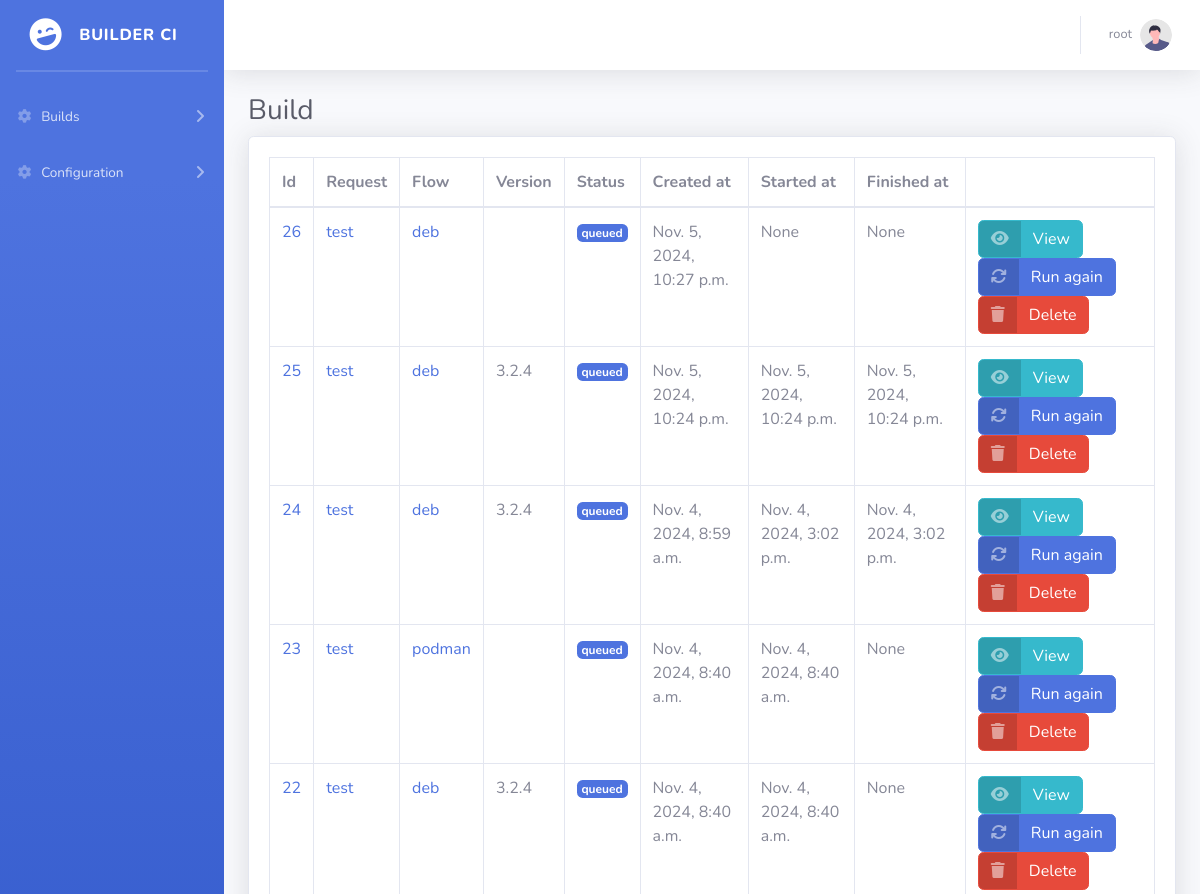
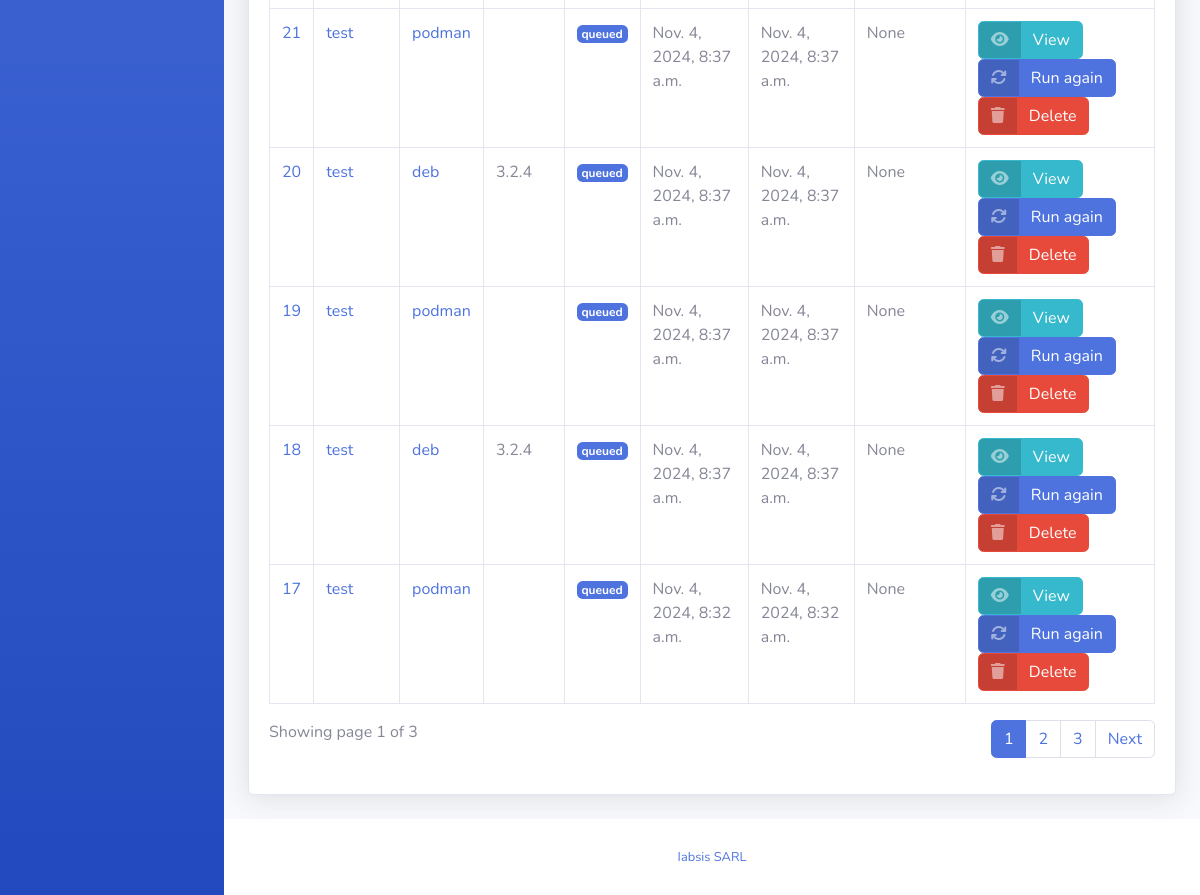
Screenshot of /build/ (signed in) with the database file from the repository (2 pictures, top to bottom).
### build/models.py (models this page shows, shortened)
class Build(models.Model):
    request = models.ForeignKey('BuildRequest', blank=True, on_delete=models.CASCADE)
    flow = models.ForeignKey('flow.Flow', on_delete=models.CASCADE)
    version = models.CharField(max_length=100, blank=True)
    celery_task = models.ForeignKey(TaskResult, on_delete=models.SET_NULL, blank=True, null=True)
    meta = models.JSONField(default=dict, validators=[validations.validate_dict])
    created_at = models.DateTimeField(auto_now_add=True)
    updated_at = models.DateTimeField(auto_now=True)
    started_at = models.DateTimeField(null=True, blank=True)
    finished_at = models.DateTimeField(null=True, blank=True)
    status = models.CharField(choices=Status.choices, max_length=10, default=Status.queued)
    class Meta:
        ordering = ['-created_at']

class BuildRequest(models.Model):
    name = models.SlugField(max_length=150)
    fetch_method = models.CharField(choices=SourceFetchMode.choices, max_length=50, default=SourceFetchMode.GIT)
    url = models.CharField(max_length=150)
    branch = models.CharField(max_length=50)
    mode = models.CharField(choices=BuildRequestMode.choices, max_length=50, default=BuildRequestMode.ONE_TIME)
    flows = models.ManyToManyField('flow.Flow', blank=True)
    created_at = models.DateTimeField(auto_now_add=True)
    updated_at = models.DateTimeField(auto_now=True)
    options = models.JSONField(default=dict, null=True, blank=True, validators=[validations.validate_dict])
    def __str__(self):
        return self.name

### flow/models.py (models this page shows, shortened)
class Flow(models.Model):
    name = models.CharField(max_length=40)
    version_file = models.CharField(max_length=100)
    version_regex = models.CharField(max_length=150, help_text="Define regex with one capturing group.", validators=[validator.validate_regex_pattern])
    version_mandatory = models.BooleanField(default=True, help_text="Define if build failes if version is not found")
    def __str__(self):
        return self.name
    class Meta:
        ordering = ['pk']

### sbadmin2/views.py (the view)
class GenericViewList(LoginRequiredMixin, FilterView):
    paginate_by = 10
    show_filter = True
    @property
    def view_url(self):
        return resolve(
            self.request.path_info).url_name + '_view'
    @property
    def create_url(self):
        return resolve(
          self.request.path_info).url_name + '_create'
    @property
    def delete_url(self):
        return resolve(
          self.request.path_info).url_name + '_delete'
    @property
    def update_url(self):
        return resolve(
          self.request.path_info).url_name + '_update'
    def get_filterset_class(self):
        filtered_fields = []
        for field in self.model._meta.fields:
            if isinstance(field, models.CharField):
                filtered_fields.append(field.name)
            if isinstance(field, models.ForeignKey):
                filtered_fields.append(field.name)
        return filterset_factory(model=self.model, fields=filtered_fields)
    def get_context_data(self, **kwargs):
        context = super().get_context_data(**kwargs)
        context['title'] = self.model.__name__
        context['field_list'] = [
            field.name for field in self.model._meta.fields]
        if named_url_exist(self.create_url):
            context['create_url'] = self.create_url
        if named_url_exist(self.delete_url):
            context['delete_url'] = self.delete_url
        if named_url_exist(self.update_url):
            context['update_url'] = self.update_url
        if named_url_exist(self.view_url):
            context['view_url'] = self.view_url
        filter_dict = self.filterset.data.copy()
        if filter_dict.get('page'):
            del filter_dict['page']
        context['filter_args'] = "&" + "&".join([f"{key}={value}" for key, value in filter_dict.items()])
        context['filter_active'] = len(filter_dict)
        context['show_filter'] = self.show_filter
        return context
    def get_template_names(self):
        app_label = self.model._meta.app_label
        model_name = self.model._meta.model_name
        default_template_name = f"{app_label}/{model_name}_list.html"
        try:
            get_template(default_template_name)
            return [default_template_name]
        except TemplateDoesNotExist:
            if settings.DEBUG:
                logger.info(f"{default_template_name} not found, falling to default")
            return ['list.html']

### build/templatetags/build.py (called while the page is built)
@register.filter
def status_badge(status):
    template = get_template("components/badge.html")
    color = 'secondary'
    if status == Status.failed:
        color = 'danger'
    if status == Status.success:
        color = 'success'
    if status in [Status.warning, Status.duplicate]:
        color = 'warning'
    if status == Status.queued:
        color = 'primary'
    return template.render({"text": status, "color": color})

### sbadmin2/views.py (called while the page is built)
def named_url_exist(name):
    for x in get_resolver(None).reverse_dict.items():
        if x[0] == name:
            return True
    return False

### build/templates/build/build_list.html (shortened to what this page needs)
{% extends "layouts/base.html" %}
{% load static %}
{% load table %}
{% load build %}
{% block content %}
<div class="container-fluid">
    <h1 class="h3 mb-2 text-gray-800">{{title}}</h1>
    <div class="card shadow mb-4">
        <div class="card-body">
            <div class="table-responsive">
                <table class="table table-bordered" id="dataTable" width="100%" cellspacing="0">
                    <thead>
                        <tr>
                            <th>Id</th>
                            <th>Request</th>
                            <th>Flow</th>
                            <th>Version</th>
                            <th>Status</th>
                            <th>Created at</th>
                            <th>Started at</th>
                            <th>Finished at</th>
                            <th></th>
                        </tr>
                    </thead>
                    <tbody>
                        {% for obj in object_list %}
                        <tr>
                            <td>
                                {% if view_url %}
                                    <a href="{% url view_url obj.pk %}">
                                        {{ obj.pk }}
                                    </a>
                                {% else %}
                                    {{ obj.pk }}
                                {% endif %}
                            </td>
                            <td>
                                <a href="{% url 'request' %}?name={{ obj.request.name }}">
                                    {{ obj.request }}</td>
                            <td>
                                <a href="{% url 'flow_update' obj.flow.pk %}">
                                    {{ obj.flow }}
                                </a>
                            </td>
                            <td>{{ obj.version }}</td>
                            <td>{{ obj.status|status_badge }}</td>
                            <td>{{ obj.created_at }}</td>
                            <td>{{ obj.started_at }}</td>
                            <td>{{ obj.finished_at }}</td>
                            <td>
                                {% if view_url %}
                                <a href="{% url view_url obj.pk %}" class="btn btn-info btn-icon-split">
                                    <span class="icon text-white-50">
                                        <i class="fas fa-eye"></i>
                                    </span>
                                    <span class="text">View</span>
                                </a>
                                {% endif %}
                                <a href="{% url 'build_run' obj.pk %}" class="btn btn-primary btn-icon-split">
                                    <span class="icon text-white-50">
                                        <i class="fas fa-refresh"></i>
                                    </span>
                                    <span class="text">
                                        Run again
                                    </span>
                                </a>
                                {% if delete_url %}
                                <a href="{% url delete_url obj.pk %}" class="btn btn-danger btn-icon-split">
                                    <span class="icon text-white-50">
                                        <i class="fas fa-trash"></i>
                                    </span>
                                    <span class="text">Delete</span>
                                </a>
                                {% endif %}
                            </td>
                        </tr>
                        {% endfor %}
                    </tbody>
                </table>
            </div>
            {% include 'includes/pagination.html' %}
        </div>
    </div>
</div>
{% endblock content %}

### core/templates/includes/nav/profile.html (shortened to what this page needs)
{% load static %}
<li class="nav-item dropdown no-arrow">
    <a class="nav-link dropdown-toggle" href="#" id="userDropdown" role="button" data-toggle="dropdown"
        aria-haspopup="true" aria-expanded="false">
        <span class="mr-2 d-none d-lg-inline text-gray-600 small">{{request.user}}</span>
        <img class="img-profile rounded-circle" src="{% static 'img/undraw_profile.svg' %}">
    </a>
</li>

### build/templates/components/badge.html
<span class="badge badge-{{color}}">{{text}}</span>

### rows the page displays
Build: pk "26", request "test", flow "deb", status "queued", created_at "Nov. 5, 2024, 10:27 p.m.", started_at "None", finished_at "None"
Build: pk "25", request "test", flow "deb", version "3.2.4", status "queued", created_at "Nov. 5, 2024, 10:24 p.m.", started_at "Nov. 5, 2024, 10:24 p.m.", finished_at "Nov. 5, 2024, 10:24 p.m."
Build: pk "24", request "test", flow "deb", version "3.2.4", status "queued", created_at "Nov. 4, 2024, 8:59 a.m.", started_at "Nov. 4, 2024, 3:02 p.m.", finished_at "Nov. 4, 2024, 3:02 p.m."
Build: pk "23", request "test", flow "podman", status "queued", created_at "Nov. 4, 2024, 8:40 a.m.", started_at "Nov. 4, 2024, 8:40 a.m.", finished_at "None"
Build: pk "22", request "test", flow "deb", version "3.2.4", status "queued", created_at "Nov. 4, 2024, 8:40 a.m.", started_at "Nov. 4, 2024, 8:40 a.m.", finished_at "None"
Build: pk "21", request "test", flow "podman", status "queued", created_at "Nov. 4, 2024, 8:37 a.m.", started_at "Nov. 4, 2024, 8:37 a.m.", finished_at "None"
Build: pk "20", request "test", flow "deb", version "3.2.4", status "queued", created_at "Nov. 4, 2024, 8:37 a.m.", started_at "Nov. 4, 2024, 8:37 a.m.", finished_at "None"
Build: pk "19", request "test", flow "podman", status "queued", created_at "Nov. 4, 2024, 8:37 a.m.", started_at "Nov. 4, 2024, 8:37 a.m.", finished_at "None"
Build: pk "18", request "test", flow "deb", version "3.2.4", status "queued", created_at "Nov. 4, 2024, 8:37 a.m.", started_at "Nov. 4, 2024, 8:37 a.m.", finished_at "None"
Build: pk "17", request "test", flow "podman", status "queued", created_at "Nov. 4, 2024, 8:32 a.m.", started_at "Nov. 4, 2024, 8:32 a.m.", finished_at "None"

### other values shown
{{ request.user }} "root"
{{ title }} "Build"
{{ page_obj.number }} "1"
{{ page_obj.paginator.num_pages }} "3"
{{ page }} "1" "2" "3"
